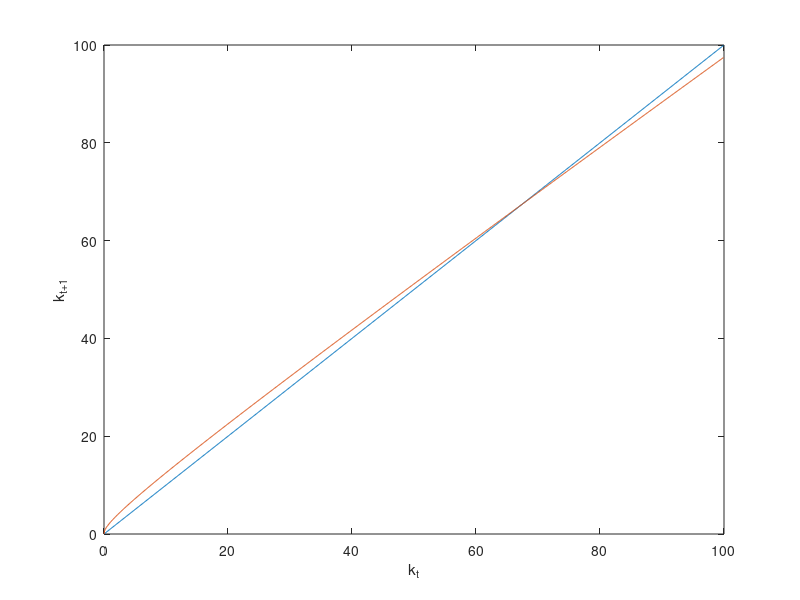
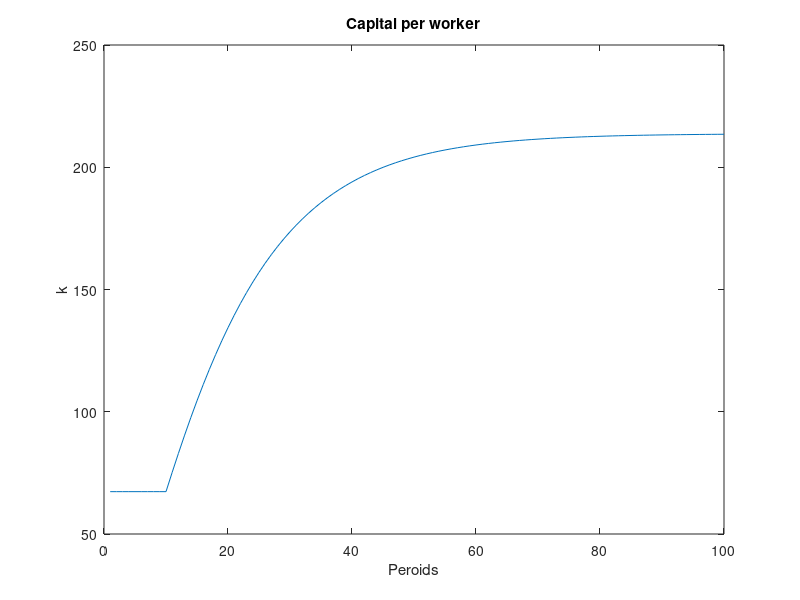
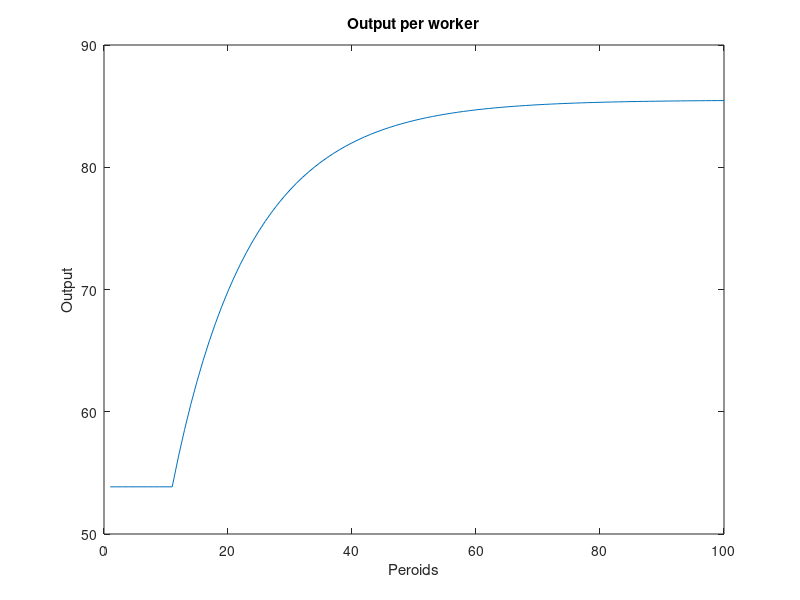
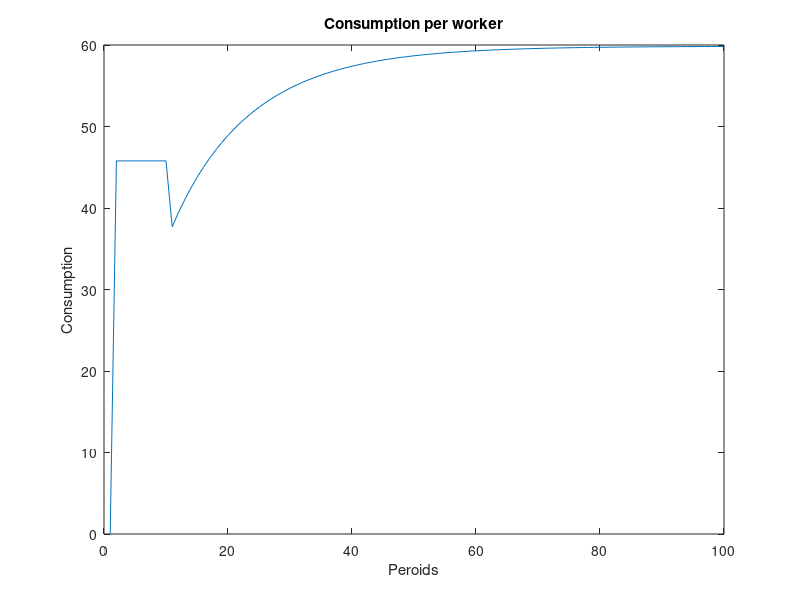

These figures' MATLAB source, in order:
%last edited 3/2/21
%Matthew Chistolini

%% Question 1 and 2

%part b
%Pre-define vectors for k_t and k_{t+1}
num_of_peroids = 100;
data_points_per_peroid = 10;
total_num_points = num_of_peroids*data_points_per_peroid;
ktvals=zeros(total_num_points,1);
kt1vals=zeros(total_num_points,1);

for jj=1:total_num_points
    val=jj/data_points_per_peroid-1/data_points_per_peroid;% why -.1
    ktvals(jj,1)=val;
    kt1vals(jj,1)=(0.9*val+1.5*val^(0.4))/1.02;
end

plot(ktvals,ktvals)
hold on
plot(ktvals,kt1vals)
hold off
ylabel('k_{t+1}')
xlabel('k_t')
[a,b] =min(abs(ktvals(2:end,1)-kt1vals(2:end,1)))
saveas(gcf,'stedy_state_1_.png')

%part c
%% Question 2
clear 
capital_val(1)=67.32;
output_vals(1) = 10*capital_val(1)^.4
consumption_values = output_vals(1)*(1-.15)
for jj=2:11
    capital_val(jj,1)=(0.9*capital_val(jj-1,1)+1.5*capital_val(jj-1,1)^(0.4))/1.02;
    output_vals(jj,1) =10*capital_val(jj-1,1)^.4;
    consumptuion(jj,1) = output_vals(jj,1)*(1-.15);
end
for jj=11:100
    capital_val(jj,1)=(0.9*capital_val(jj-1,1)+3*capital_val(jj-1,1)^(0.4))/1.02;
    output_vals(jj,1) =10*capital_val(jj-1,1)^.4;
    consumptuion(jj,1) = output_vals(jj,1)*(1-.3);
end
plot(capital_val)
ylabel('k')
xlabel('Peroids')
title("Capital per worker")
saveas(gcf,'pics/HW1_Q2_a.png')
clf
plot(output_vals)
ylabel('Output')
xlabel('Peroids')
title("Output per worker")
saveas(gcf,'pics/HW1_Q2_b.png')
clf
plot(consumptuion)
ylabel('Consumption')
xlabel('Peroids')
title("Consumption per worker")
saveas(gcf,'pics/HW1_Q2_c.png')
%%

clear

%Steady state value
kss=84.1078;

%Pre-defining matrices
capital_val=zeros(100,1);
yval=zeros(100,1);

%Loop to simulate

capital_val(1)=kss;
z_values(1) = exp(0.1*normrnd(0,1)); 
yval(1)=5*z_values*kss^0.4;

for j=2:100
    z_values(j) = z_values(j-1)^0.6* exp(0.1*normrnd(0,1));
    capital_val(j)=(1/1.01)*(0.975*capital_val(j-1)+0.5*yval(j-1));
    yval(j)=z_values(j)*capital_val(j)^0.4;
end

clf
plot(capital_val)
ylabel('Consumption')
xlabel('peroids')
title("Consumption per worker")
saveas(gcf,'pics/HW1_Q3_b1.png')

clf
plot(yval)
ylabel('Output')
xlabel('Peroids')
title("Consumption per worker")
saveas(gcf,'pics/HW1_Q3_b2.png') 
%%

clear

%Steady state value
kss=84.1078/2


%Pre-defining matrices
capital_val=zeros(100,1);
yval=zeros(100,1);

%Loop to simulate

capital_val(1)=kss;
z_values(1) = exp(0.1*normrnd(0,1)); 
yval(1)=5*z_values*kss^0.4;

for j=2:100
    z_values(j) = z_values(j-1)^0.6* exp(0.1*normrnd(0,1));
    capital_val(j)=(1/1.01)*(0.975*capital_val(j-1)+0.5*yval(j-1));
    yval(j)=z_values(j)*capital_val(j)^0.4;
end

clf
plot(capital_val)
ylabel('Consumption')
xlabel('peroids')
title("Consumption per worker")
saveas(gcf,'pics/HW1_Q3_c1.png')

clf
plot(yval)
ylabel('Output')
xlabel('Peroids')
title("Consumption per worker")
saveas(gcf,'pics/HW1_Q3_c2.png') 



